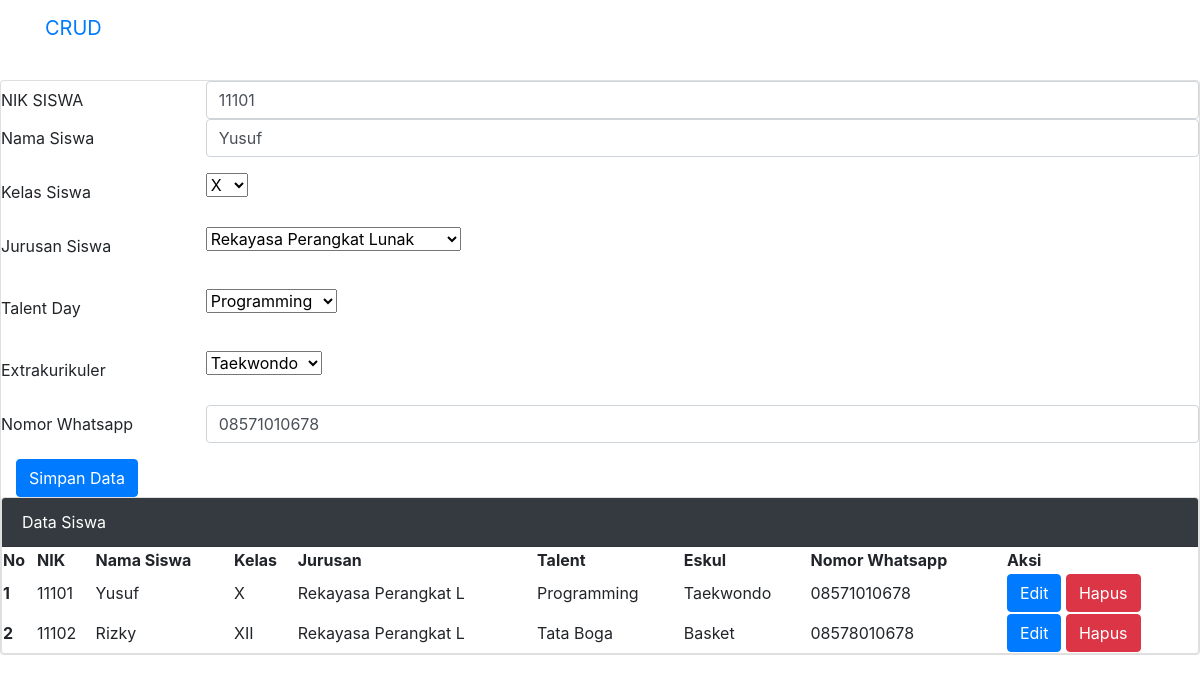
/index.php?op=ubah&NIK=11101, run on the app's committed database.
### tables this page shows
CREATE TABLE `tb_siswa` (
  `NIK` int(11) NOT NULL,
  `nama` varchar(20) NOT NULL,
  `kelas` varchar(20) NOT NULL,
  `jurusan` varchar(20) NOT NULL,
  `talent` varchar(20) NOT NULL,
  `eskul` varchar(20) NOT NULL,
  `nomor_wa` varchar(20) NOT NULL
);

### index.php (the view, shortened to what this page needs)
<?php
include "koneksi.php";
$NIK = "";
$nama = "";
$kelas = "";
$jurusan = "";
$talent = "";
$eskul = "";
$nomor_wa = "";
if (isset($_GET['op'])) {
    $op = $_GET['op'];
} else {
    $op = "";
}
if ($op == 'ubah') {
    $NIK = $_GET['NIK'];
    $query = "SELECT * FROM tb_siswa WHERE NIK = '$NIK'";
    $ubah = mysqli_query($conn, $query);
    $tampil = mysqli_fetch_array($ubah);
    $nama = $tampil['nama'];
    $kelas = $tampil['kelas'];
    $jurusan = $tampil['jurusan'];
    $talent = $tampil['talent'];
    $eskul = $tampil['eskul'];
    $nomor_wa = $tampil['nomor_wa'];
}
?>
<!DOCTYPE html>
<html lang="en">
<head>
    <link href="css/bootstrap.min.css" rel="stylesheet">
</head>
<body>
    <nav class="navbar bg-body-tertiary mb-4">
        <div class="container">
            <a class="navbar-brand" href="#">CRUD
            </a>
        </div>
    </nav>
    <div class="card">
        <form action="simpan.php" method="POST">
            <div class="mb-3 row">
                <label for="NIK" class="col-sm-2 col-form-label">NIK SISWA</label>
                <div class="col-sm-10">
                    <input type="number" name="NIK" value="<?php echo $NIK ?>" class="form-control" id="NIK" placeholder="ex : 010101">
                </div>
                <label for="nama" class="col-sm-2 col-form-label">Nama Siswa</label>
                <div class="col-sm-10">
                    <input type="text" name="nama" class="form-control" id="nama" value="<?php echo $nama ?>" placeholder="ex : Ucup">
                </div>
            </div>
            <div class="mb-3 row">
                <label for="kelas" class="col-sm-2 col-form-label">Kelas Siswa</label>
                <div class="col-sm-10">
                    <select id="kelas" name="kelas" class="form-select form-select-sm" aria-label="Small select example">
                        <option value="X" <?php if ($kelas == 'X') echo 'selected'; ?>>X</option>
                    </select>
                </div>
            </div>
            <div class="mb-3 row">
                <label for="jurusan" class="col-sm-2 col-form-label">Jurusan Siswa</label>
                <div class="col-sm-10">
                    <select id="jurusan" name="jurusan" class="form-select" aria-label="Default select example">
                        <option value="Rekayasa Perangkat Lunak" <?php if ($jurusan == 'Rekayasa Perangkat Lunak') echo 'selected'; ?>>Rekayasa Perangkat Lunak</option>
                    </select>
                </div>
            </div>
            <div class="mb-3 row mt-4">
                <label for="talent" class="col-sm-2 col-form-label">Talent Day</label>
                <div class="col-sm-10">
                    <select id="talent" name="talent" class="form-select">
                        <option value="Programming" <?php if ($talent == 'Programming') echo 'selected'; ?>>Programming</option>
                    </select>
                </div>
            </div>
            <div class="mb-3 row mt-4">
                <label for="eskul" class="col-sm-2 col-form-label">Extrakurikuler</label>
                <div class="col-sm-10">
                    <select id="eskul" name="eskul" class="form-select">
                        <option value="Taekwondo" <?php if ($eskul == 'Taekwondo') echo 'selected'; ?>>Taekwondo</option>
                    </select>
                </div>
            </div>
        <div class="mb-3 row">
            <label for="nama" class="col-sm-2 col-form-label">Nomor Whatsapp</label>
            <div class="col-sm-10">
                <input type="text" name="nomor_wa" class="form-control" id="no" value="<?php echo $nomor_wa ?>" placeholder="ex : 0857">
            </div>
        </div>
        <div class="col-12" align="left">
            <button type="submit" name="simpan" value="Simpan Data" class="btn btn-primary">Simpan Data</button>
        </div>
    </form>
    <div class="card">
        <div class="card-header text-white bg-dark">
            Data Siswa
        </div>
        <table class="card-body">
            <thead>
                <tr>
                    <th scope="col">No</th>
                    <th scope="col">NIK</th>
                    <th scope="col">Nama Siswa</th>
                    <th scope="col">Kelas</th>
                    <th scope="col">Jurusan</th>
                    <th scope="col">Talent</th>
                    <th scope="col">Eskul</th>
                    <th scope="col">Nomor Whatsapp</th>
                    <th scope="col">Aksi</th>
                </tr>
            </thead>
            <tbody>
                <?php
                $query = "SELECT * FROM tb_siswa ORDER BY NIK ASC";
                $tampil = mysqli_query($conn, $query);
                $urut = 1;
                while ($result = mysqli_fetch_array($tampil)) {
                    $NIK = $result['NIK'];
                    $nama = $result['nama'];
                    $kelas = $result['kelas'];
                    $jurusan = $result['jurusan'];
                    $talent = $result['talent'];
                    $eskul = $result['eskul'];
                    $nomor_wa = $result['nomor_wa'];
                ?>
                    <tr>
                        <th scope="row"><?php echo $urut++; ?></th>
                        <td><?php echo $NIK; ?></td>
                        <td><?php echo $nama; ?></td>
                        <td><?php echo $kelas; ?></td>
                        <td><?php echo $jurusan; ?></td>
                        <td><?php echo $talent; ?></td>
                        <td><?php echo $eskul; ?></td>
                        <td><?php echo $nomor_wa; ?></td>
                        <td>
                            <a href="index.php?op=ubah&NIK=<?php echo $NIK; ?>"><button type="button" class="btn btn-primary">Edit</button></a>
                            <a href="delete.php?NIK=<?php echo $NIK; ?>" onclick="return confirm('Apakah Anda Yakin Ingin Menghapus Data Ini ???')"><button type="button" class="btn btn-danger">Hapus</button></a>
                        </td>
                    </tr>
                <?php
                }
                ?>
            </tbody>
        </table>
    </div>
</div>
</body>
</html>

### data on the page
tb_siswa: nama "Yusuf", kelas "X", talent "Programming", eskul "Taekwondo", nomor_wa "08571010678", NIK "11101", jurusan "Rekayasa Perangkat L"
tb_siswa: NIK "11102", nama "Rizky", kelas "XII", jurusan "Rekayasa Perangkat L", talent "Tata Boga", eskul "Basket", nomor_wa "08578010678"
